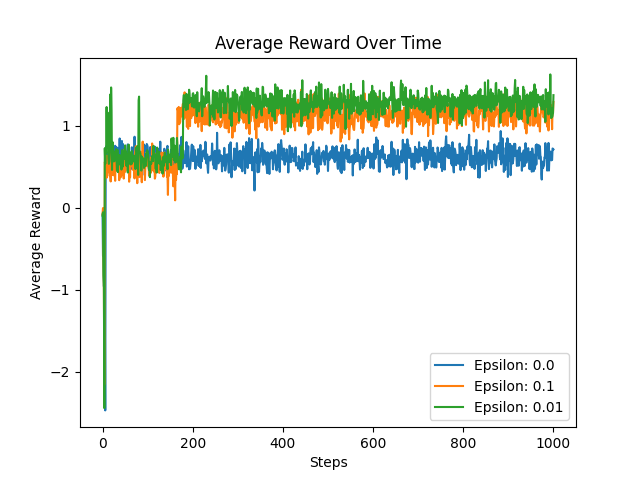

The Python source for this figure:
# demo of epsilon-greedy action selection
# in a 10-armed bandit problem with stationary rewards
# using sample average method for action value estimation

import numpy as np
from matplotlib import pyplot as plt

class TenArmBandit():
    def __init__(self, n_arms=10):
        self.n_arms = n_arms
        self.q_true = np.random.randn(n_arms)  # True action values

    def step(self, action):
        return np.random.randn() + self.q_true[action]  # Reward with noise
    
    def plot_reward_distribution(self):
        n_samples = 1000
        reward_data = []
        action_labels = []
    
        for action in range(self.n_arms):
            rewards = np.random.randn(n_samples) + self.q_true[action]
            reward_data.extend(rewards)
            action_labels.extend([f'Action {action}'] * n_samples)
        
        # Prepare data for violin plot
        data_by_action = [np.random.randn(n_samples) + self.q_true[i] for i in range(self.n_arms)]
        parts = plt.violinplot(data_by_action, positions=range(self.n_arms), showmeans=True, showmedians=True)

        plt.xlabel('Action')
        plt.ylabel('Reward Distribution')
        plt.title('Reward Distribution for 10-Armed Bandit')
        plt.xticks(range(self.n_arms))
        plt.grid(True, alpha=0.3)        
        plt.scatter(range(self.n_arms), self.q_true, color='red', s=50, zorder=3, label='True Values')
        plt.legend()        
        plt.savefig('./problem_2_3_reward_distribution.png', dpi=300, bbox_inches='tight')
        plt.close()

class Agent():
    def __init__(self, environment):
        self.environment = environment
        self.n_states = environment.n_arms
        self.q_est = np.zeros(self.n_states)  # Optimal action values
        self.action_counts = np.zeros(self.n_states)  # Count of actions taken
        self.expected_rewards = [] # Store rewards
        
    def update_estimates(self, action, reward):
        # sample average method
        self.action_counts[action] += 1
        self.q_est[action] += 1 / self.action_counts[action] * (reward - self.q_est[action])

    def select_action(self, epsilon):
        if np.random.rand() < epsilon:
            return np.random.randint(self.n_states)  # Explore
        else:
            return np.argmax(self.q_est)  # Exploit

    def record_expected_reward(self, epsilon):
        # Record expected rewards for plotting
        rewards = []
        for _ in range(100):
            action = self.select_action(epsilon)
            reward = self.environment.step(action)
            rewards.append(reward)
        self.expected_rewards.append(np.mean(rewards))
        
    def run(self, n_steps=1000, epsilon=0.1):
        self.record_expected_reward(epsilon)

        # run the agent 
        for _ in range(n_steps):
            action = self.select_action(epsilon)
            reward = self.environment.step(action)
            self.update_estimates(action, reward)
            self.record_expected_reward(epsilon)
        return self.expected_rewards
        
        
if __name__ == "__main__":
    environment = TenArmBandit(n_arms=10)
    environment.plot_reward_distribution()
    
    for eps in [0.0, 0.1, 0.01]:
        agent = Agent(environment)
        rewards = agent.run(n_steps=1000, epsilon=eps)
        plt.plot(rewards, label=f'Epsilon: {eps}')
    plt.xlabel('Steps')
    plt.ylabel('Average Reward')
    plt.legend()
    plt.title('Average Reward Over Time')
    plt.savefig('./problem_2_3.png')
    plt.close()

